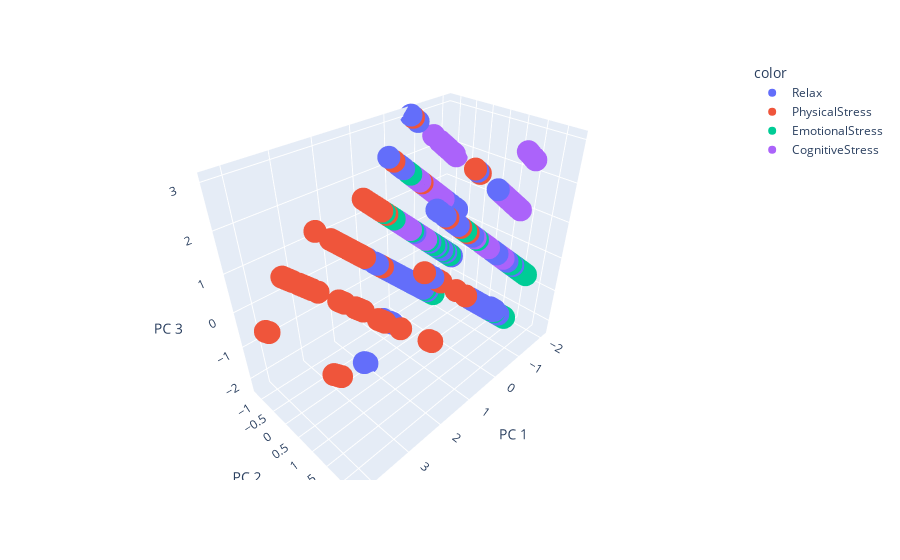

The notebook cell this image was saved under:
### Code cell
ax.legend(targets)
ax.grid()

pca = PCA(n_components=3)
principalComponents = pca.fit_transform(standardized_10X)
principalDF = pd.DataFrame(data = principalComponents, columns = ['PC1', 'PC2', 'PC3'])

fig = px.scatter_3d(
    principalComponents, x=0, y=1, z=2, color=subject10['Label'],
    labels={'0': 'PC 1', '1': 'PC 2', '2': 'PC 3'}
)
fig.show()

tsne_em = TSNE(n_components=2, perplexity=30.0, n_iter=1000, verbose=1).fit_transform(standardized_10X)
cluster.tsneplot(score=tsne_em)
color_class = subject10['Label'].to_numpy()
cluster.tsneplot(score=tsne_em, colorlist=color_class, colordot=('#d57a66', '#ca6680', '#395B50', '#92AFD7'), legendpos='upper right', legendanchor=(1.15, 1) )

Image(filename='tsne_2d.png')

### Figure 1 — Plotly figure (JSON) as saved in the notebook; plotly's stock layout.template omitted (floating-point values rounded to 4 significant figures; data arrays with more than 128 entries replaced by an {"elided": "..."} marker saying what was removed)
{"data": [{"hovertemplate": "color=Relax<br>PC 1=%{x}<br>PC 2=%{y}<br>PC 3=%{z}<extra></extra>", "legendgroup": "Relax", "marker": {"color": "#636efa", "symbol": "circle"}, "mode": "markers", "name": "Relax", "scene": "scene", "showlegend": true, "type": "scatter3d", "x": {"elided": "1203 float values"}, "y": {"elided": "1203 float values"}, "z": {"elided": "1203 float values"}}, {"hovertemplate": "color=PhysicalStress<br>PC 1=%{x}<br>PC 2=%{y}<br>PC 3=%{z}<extra></extra>", "legendgroup": "PhysicalStress", "marker": {"color": "#EF553B", "symbol": "circle"}, "mode": "markers", "name": "PhysicalStress", "scene": "scene", "showlegend": true, "type": "scatter3d", "x": {"elided": "327 float values"}, "y": {"elided": "327 float values"}, "z": {"elided": "327 float values"}}, {"hovertemplate": "color=EmotionalStress<br>PC 1=%{x}<br>PC 2=%{y}<br>PC 3=%{z}<extra></extra>", "legendgroup": "EmotionalStress", "marker": {"color": "#00cc96", "symbol": "circle"}, "mode": "markers", "name": "EmotionalStress", "scene": "scene", "showlegend": true, "type": "scatter3d", "x": {"elided": "400 float values"}, "y": {"elided": "400 float values"}, "z": {"elided": "400 float values"}}, {"hovertemplate": "color=CognitiveStress<br>PC 1=%{x}<br>PC 2=%{y}<br>PC 3=%{z}<extra></extra>", "legendgroup": "CognitiveStress", "marker": {"color": "#ab63fa", "symbol": "circle"}, "mode": "markers", "name": "CognitiveStress", "scene": "scene", "showlegend": true, "type": "scatter3d", "x": {"elided": "356 float values"}, "y": {"elided": "356 float values"}, "z": {"elided": "356 float values"}}], "layout": {"legend": {"title": {"text": "color"}, "tracegroupgap": 0}, "margin": {"t": 60}, "scene": {"domain": {"x": [0, 1], "y": [0, 1]}, "xaxis": {"title": {"text": "PC 1"}}, "yaxis": {"title": {"text": "PC 2"}}, "zaxis": {"title": {"text": "PC 3"}}}}}
